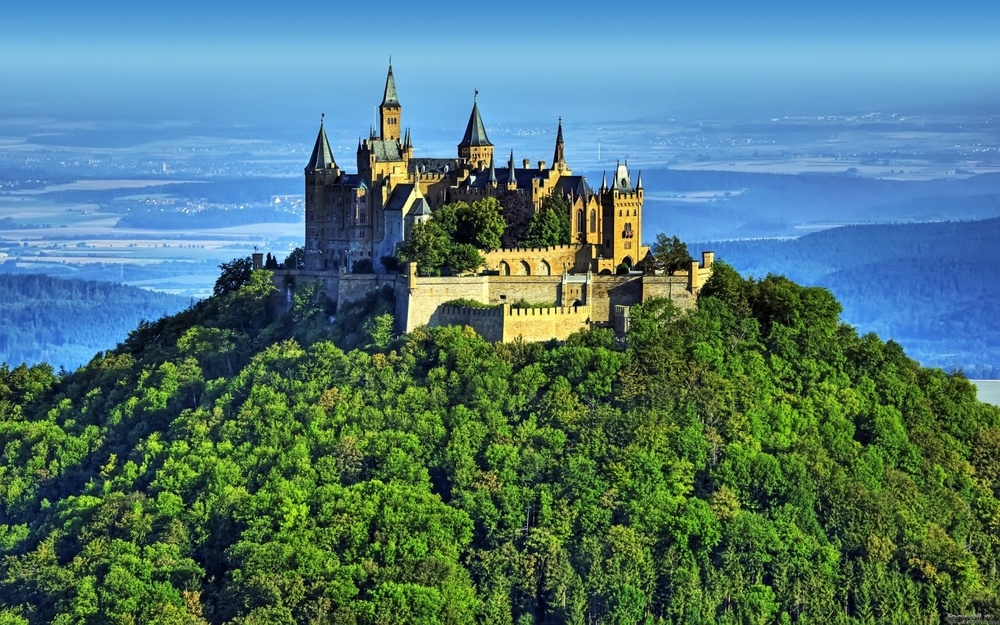
#> input picture 210222/img.jpg, 1000 x 625 px, shrunk from 1920 x 1200 before the run
$ python home_task_1.py
#> lines starting #> are read from the running program, lines starting #| are printed output that depends on the picture
import numpy as np
from PIL import Image

image_name = 'img.jpg'
image = Image.open(image_name)
#> image is the input picture: PIL image 1000x625 RGB; mean R, G, B 81.3, 120.3, 118.3
image_np = np.array(image)
image_np_conv = image_np
image_np_conv += 50
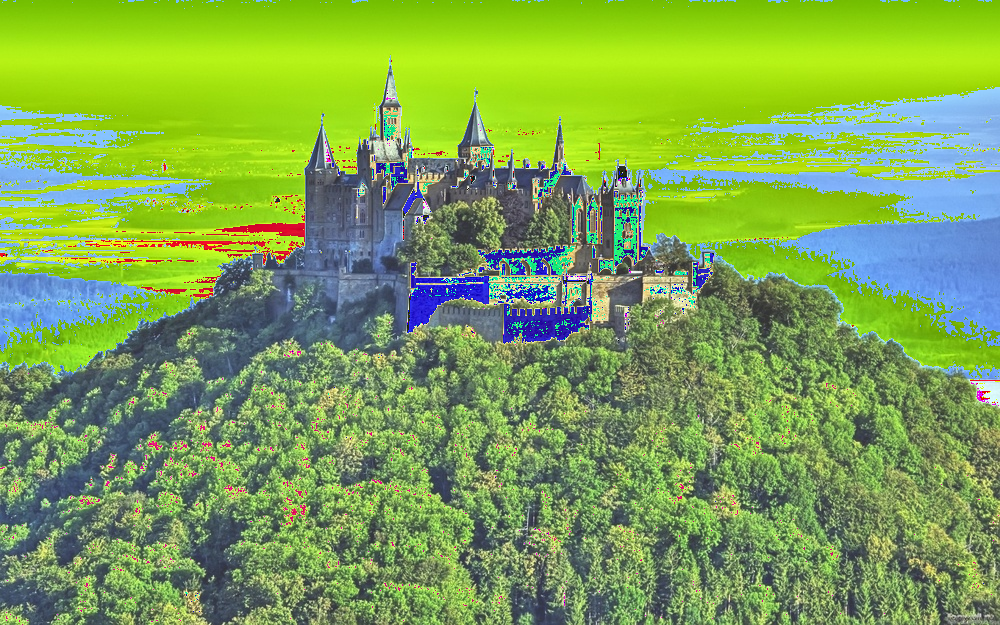
#> image_np_conv: shape (625, 1000, 3); mean R, G, B 126.3, 164.7, 84.3
new_image = Image.fromarray(image_np_conv.astype('uint8'))
save_name = 'img_conv.jpg'
new_image.save(save_name)
